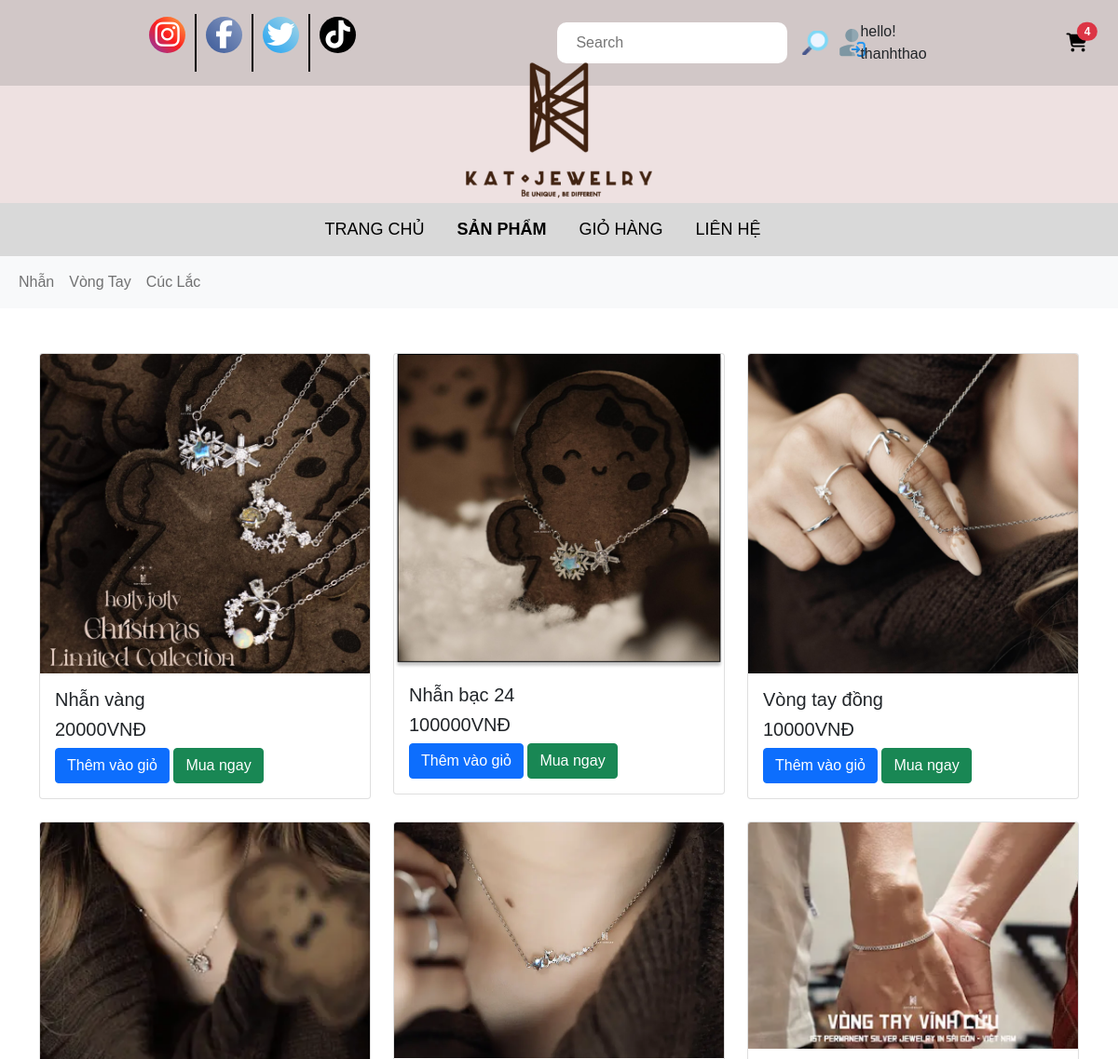
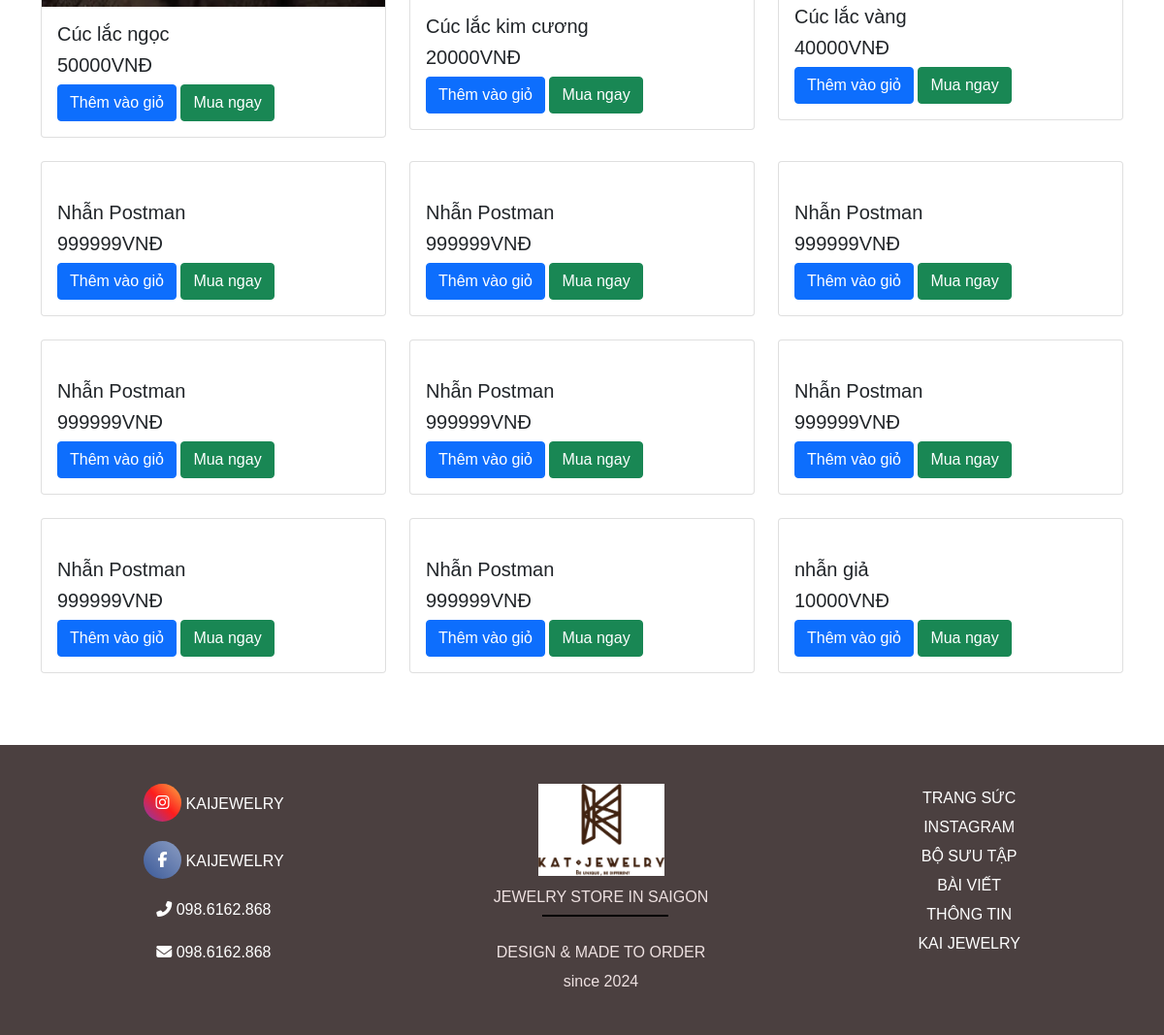
/category/ (signed in), run on the app's committed database (2 pictures, top to bottom).
### apps/models.py (models this page shows, shortened)
class Category(models.Model):
    sub_category =models.ForeignKey('self', on_delete=models.CASCADE, related_name ='sub_categories', null =True, blank =True)
    is_sub =models.BooleanField(default=False)
    name = models.CharField(max_length = 200, null =True)
    slug =models.SlugField(max_length=200, unique=True)

class Product(models.Model):
    category = models.ManyToManyField(Category, related_name='product')
    name = models.CharField(max_length=200, null=True)
    price = models.IntegerField()
    detail =models.TextField(null=True, blank = True)
    image = models.ImageField(null =True, blank = True)
    @property
    def ImageURL(self):
        try:
            url = self.image.url
        except:
            url = ''
        return url

### apps/views.py (the view)
# urls.py: path('category/', views.category, name='category'),
def category(request):
    categories = Category.objects.filter(is_sub =False)
    active_category = request.GET.get('category','')
    if request.user.is_authenticated:
       customer = request.user
       order, created = Order.objects.get_or_create(customer=customer, complete=False)
       cartItems = order.get_cart_items
       user_login = "show"
       user_not_login = "hidden"
    else:
       order = {'get_cart_items' : 0 , 'get_cart_total':0}
       cartItems = order['get_cart_items']
       user_login = "hidden"
       user_not_login = "show"
    products = Product.objects.all()
    if active_category:
        products=Product.objects.filter(category__slug = active_category)
    context = {
        'categories':categories,
        'active_category':active_category,
        'products': products,
        'user_authenticated': request.user.is_authenticated,
        'user_username': request.user.username,
        'cartItems':cartItems,
        'user_login': user_login,
        'user_not_login':user_not_login
    }
    return render(request, 'category.html', context)

### apps/models.py (called while the page is built)
    @property
    def get_cart_items(self):
        orderitems = self.orderitem_set.all()
        total = sum([item.quantity for item in orderitems])
        return total

### apps/templates/category.html (shortened to what this page needs)
{%load static%}
<!DOCTYPE html>
<html lang="en">
  <head>
    <link rel="stylesheet" href="https://cdnjs.cloudflare.com/ajax/libs/font-awesome/6.7.2/css/all.min.css" />
    <link rel="stylesheet" href="{% static 'css/bootstrap.min.css' %}" />
    <link rel="stylesheet" href="{% static 'css/style.css' %}" />
    <link rel="stylesheet" href="{% static 'css/show_product.css' %}" />
  </head>
  <body>
    <div class="header">
      <div class="list-social">
        <div class="list__social inst">
          <a href=""><i class="fa-brands fa-instagram"></i></a>
        </div>
        <div class="list__social face">
          <a href=""><i class="fa-brands fa-facebook-f"></i></a>
        </div>
        <div class="list__social twit">
          <a href=""> <i class="fa-brands fa-twitter"></i></a>
        </div>
        <div class="list__social tikt">
          <a href=""><i class="fa-brands fa-tiktok"></i></a>
        </div>
      </div>
      <div class="support-bar">
        <form class="d-flex" role="search" method="POST" action="{%url 'search'%}">
          <input name="searched" placeholder="Search" class="search-input" />
          <button type="submit" class="btn btn-link p-0 border-0">
            <img src="{% static 'img/search.png' %}" alt="Search" class="img-fluid" />
          </button>
        </form>
        <div class="auth-container d-flex justify-content-between align-items-center">
          <div class="user-logged-in d-flex align-items-center" style="visibility: {{ user_login }}">
            <a href="{% url 'logout' %}" class="me-2">
              <img src="{% static 'img/account.png' %}" alt="Tài khoản" class="img-fluid" />
            </a>
            <span>hello! {{ request.user }}</span>
          </div>
        </div>
        <div class="form-inline my-2 my-lg-0 position-relative">
          <a id="cart-icon" href="{% url 'cart' %}" class="text-decoration-none">
            <i class="fa-solid fa-cart-shopping fa-lg"></i>
          </a>
          <span id="cart-total" class="position-absolute top-0 start-100 translate-middle badge rounded-pill bg-danger"> {{cartItems}} </span>
        </div>
      </div>
    </div>
    <div class="header-logo"><img src="{% static "img/logo.png" %}" alt="" /></div>
    <div class="hero">
      <div class="menu">
        <a href="{% url 'home' %}">
          <div class="menu-pages">TRANG CHỦ</div>
        </a>
        <a href="{% url 'product' %}">
          <div class="menu-pages menu-active">SẢN PHẨM</div>
        </a>
        <a href="{% url 'cart' %}">
          <div class="menu-pages">GIỎ HÀNG</div>
        </a>
        <a href="{% url 'contact' %}">
          <div class="menu-pages">LIÊN HỆ</div>
        </a>
      </div>
      <nav class="navbar navbar-expand-lg navbar-light bg-light">
        <div class="container-fluid">
          <div class="navbar-collapse" id="navbarNav">
            <ul class="navbar-nav">
              {%for i in categories%}
              <li class="nav-item">
                <a class="nav-link" href="{% url 'category' %}?category={{i.slug}}">{{i.name}}</a>
              </li>
              {% endfor %}
            </ul>
          </div>
        </div>
      </nav>
      <div class="container mt-5">
        <div class="row">
          {%for product in products %}
          <div class="col-md-4 mb-4">
            <div class="card">
              <a href="{%url 'detail'%}?id={{product.id}}"><img src="{{product.ImageURL}}" class="card-img-top" alt="" /></a>
              <div class="card-body">
                <h5 class="card-title">{{product.name}}</h5>
                <h5 class="card-price">{{product.price}}VNĐ</h5>
                <button data-product="{{product.id}}" data-action="add" class="btn btn-primary update-cart">Thêm vào giỏ</button>
                <a href="{% url 'cart' %}"><button class="btn btn-success ml-2">Mua ngay</button></a>
              </div>
            </div>
          </div>
          {% endfor %}
        </div>
      </div>
    </div>
    <div class="footer">
      <div class="footer-box">
        <a class="footer-box-left" href="">
          <i class="fa-brands fa-instagram"></i>
          <span>KAIJEWELRY</span>
        </a>
        <a class="footer-box-left" href="">
          <i class="fa-brands fa-facebook-f"></i>
          <span>KAIJEWELRY</span>
        </a>
        <a class="footer-box-left" href="">
          <i class="fa-solid fa-phone-flip"></i>
          <span>098.6162.868</span>
        </a>
        <a class="footer-box-left" href="">
          <i class="fa-solid fa-envelope"></i>
          <span>098.6162.868</span>
        </a>
      </div>
      <div class="footer-box">
        <div class="footer-box-icon"><img src="{% static 'img/logo.png' %}" alt="" /></div>
        <div class="footer-box-desc">JEWELRY STORE IN SAIGON</div>
        <div class="footer-desc">DESIGN & MADE TO ORDER</div>
        <div class="footer-desc">since 2024</div>
      </div>
      <div class="footer-box">
        <a href=""><div class="footer-desc">TRANG SỨC</div></a>
        <a href=""><div class="footer-desc">INSTAGRAM</div></a>
        <a href=""><div class="footer-desc">BỘ SƯU TẬP</div></a>
        <a href=""><div class="footer-desc">BÀI VIẾT</div></a>
        <a href=""><div class="footer-desc">THÔNG TIN</div></a>
        <a href=""><div class="footer-desc">KAI JEWELRY</div></a>
      </div>
    </div>
  </body>
</html>

### apps/static/css/style.css (style rules this page uses)
* { margin: 0; padding: 0; box-sizing: border-box; font-family: Arial, Helvetica, sans-serif; }
a { color: black; text-decoration: unset; }
.header { background: #d1c7c7; display: flex; justify-content: space-between; }
.list-social, .support-bar { display: flex; justify-content: space-between; padding: 15px 150px; min-width: 400px; }
.list__social:last-child { border-right: none; }
.list__social { border-right: 2px solid black; font-size: 30px; padding: 0 10px; }
.support-bar img { width: 30px; margin: 0 15px; }
.fa-brands { border-radius: 50%; display: inline-flex; justify-content: center; align-items: center; color: white; width: 39px; height: 39px; text-align: center; }
.fa-instagram { background: linear-gradient(45deg, #833ab4, #fd1d1d, #fcb045); }
.fa-facebook-f { background: linear-gradient(45deg, #3b5998, #8b9dc3); }
.fa-twitter { background: linear-gradient(45deg, #1da1f2, #a9d6e5); }
.fa-tiktok { background: linear-gradient(45deg, #000, #010101); }
.support-bar { display: flex; align-items: center; gap: 10px; }
.support-bar .search-input { padding: 10px 20px; outline: none; border: none; border-radius: 10px; }
#cart-icon { width: 50px; }
.header-logo { background: #eee1e1; text-align: center; padding: 5px; }
.header-logo img { margin-top: -30px; width: 200px; }
.menu { display: flex; justify-content: center; background: #d9d9d9; padding: 15px; }
.menu-pages { margin-right: 35px; font-size: 18px; }
.menu-active, .product-item-active { font-weight: bold; }
.footer { margin-top: 50px; display: flex; justify-content: space-around; background: #4b4040; color: #eee1e1; padding: 40px; }
.footer span, .footer a { color: #ffffff; }
.footer-box { margin: 0 30px; text-align: center; }
.footer-box:last-child { border: none; }
.footer-box:last-child::before { display: none; }
.footer-box-left { display: block; margin-bottom: 20px; }
.footer-box-icon img { width: 130px; background: white; margin-bottom: 10px; }
.footer-box-desc { position: relative; margin-bottom: 30px; }
.footer-box-desc::before { content: ""; position: absolute; top: 30px; left: 50px; width: 130px; height: 2px; background: #000; }
.footer-box .footer-desc { line-height: 30px; }

### data on the page
Category: name "Nhẫn"
Category: name "Vòng Tay"
Category: name "Cúc Lắc"
Product: ImageURL (picture), name "Nhẫn vàng", price "20000"
Product: ImageURL (picture), name "Nhẫn bạc 24", price "100000"
Product: ImageURL (picture), name "Vòng tay đồng", price "10000"
Product: ImageURL (picture), name "Cúc lắc ngọc", price "50000"
Product: ImageURL (picture), name "Cúc lắc kim cương", price "20000"
Product: ImageURL (picture), name "Cúc lắc vàng", price "40000"
Product: name "Nhẫn Postman", price "999999"
Product: name "Nhẫn Postman", price "999999"
Product: name "Nhẫn Postman", price "999999"
Product: name "Nhẫn Postman", price "999999"
Product: name "Nhẫn Postman", price "999999"
Product: name "Nhẫn Postman", price "999999"
Product: name "Nhẫn Postman", price "999999"
Product: name "Nhẫn Postman", price "999999"
Product: name "nhẫn giả", price "10000"

### other printed values
{{ request.user }} "thanhthao"
{{ cartItems }} "4"
